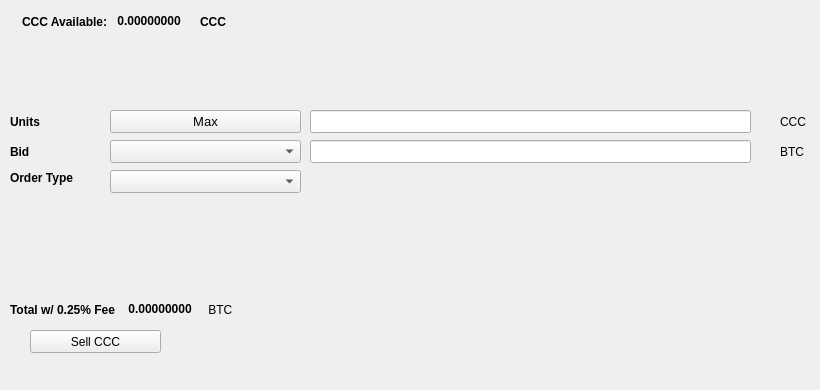
   <widget class="QWidget" name="SellTab">
    <attribute name="title">
     <string>Sell</string>
    </attribute>
    <widget class="QLabel" name="label_16">
     <property name="geometry">
      <rect>
       <x>780</x>
       <y>140</y>
       <width>31</width>
       <height>23</height>
      </rect>
     </property>
     <property name="text">
      <string>BTC</string>
     </property>
    </widget>
    <widget class="QComboBox" name="SellBidcomboBox">
     <property name="geometry">
      <rect>
       <x>110</x>
       <y>140</y>
       <width>191</width>
       <height>23</height>
      </rect>
     </property>
     <property name="font">
      <font>
       <pointsize>10</pointsize>
      </font>
     </property>
    </widget>
    <widget class="QLabel" name="label_18">
     <property name="geometry">
      <rect>
       <x>10</x>
       <y>110</y>
       <width>46</width>
       <height>23</height>
      </rect>
     </property>
     <property name="font">
      <font>
       <weight>75</weight>
       <bold>true</bold>
      </font>
     </property>
     <property name="text">
      <string>Units</string>
     </property>
    </widget>
    <widget class="QPushButton" name="Sell_Max_Amount">
     <property name="geometry">
      <rect>
       <x>110</x>
       <y>110</y>
       <width>191</width>
       <height>23</height>
      </rect>
     </property>
     <property name="font">
      <font>
       <pointsize>10</pointsize>
      </font>
     </property>
     <property name="text">
      <string>Max</string>
     </property>
    </widget>
    <widget class="QLabel" name="label_20">
     <property name="geometry">
      <rect>
       <x>10</x>
       <y>170</y>
       <width>91</width>
       <height>16</height>
      </rect>
     </property>
     <property name="font">
      <font>
       <weight>75</weight>
       <bold>true</bold>
      </font>
     </property>
     <property name="text">
      <string>Order Type</string>
     </property>
    </widget>
    <widget class="QComboBox" name="SellOrdertypeCombo">
     <property name="geometry">
      <rect>
       <x>110</x>
       <y>170</y>
       <width>191</width>
       <height>23</height>
      </rect>
     </property>
     <property name="font">
      <font>
       <pointsize>10</pointsize>
      </font>
     </property>
    </widget>
    <widget class="QLabel" name="label_21">
     <property name="geometry">
      <rect>
       <x>10</x>
       <y>140</y>
       <width>46</width>
       <height>23</height>
      </rect>
     </property>
     <property name="font">
      <font>
       <weight>75</weight>
       <bold>true</bold>
      </font>
     </property>
     <property name="text">
      <string>Bid</string>
     </property>
    </widget>
    <widget class="QLabel" name="label_22">
     <property name="geometry">
      <rect>
       <x>780</x>
       <y>110</y>
       <width>31</width>
       <height>23</height>
      </rect>
     </property>
     <property name="text">
      <string>CCC</string>
     </property>
    </widget>
    <widget class="QLineEdit" name="UnitsInputCCC">
     <property name="geometry">
      <rect>
       <x>310</x>
       <y>110</y>
       <width>441</width>
       <height>23</height>
      </rect>
     </property>
     <property name="font">
      <font>
       <pointsize>9</pointsize>
       <weight>75</weight>
       <bold>true</bold>
      </font>
     </property>
    </widget>
    <widget class="QLineEdit" name="SellBidPriceEdit">
     <property name="geometry">
      <rect>
       <x>310</x>
       <y>140</y>
       <width>441</width>
       <height>23</height>
      </rect>
     </property>
     <property name="font">
      <font>
       <pointsize>9</pointsize>
       <weight>75</weight>
       <bold>true</bold>
      </font>
     </property>
    </widget>
    <widget class="QPushButton" name="SellCCCBTN">
     <property name="geometry">
      <rect>
       <x>30</x>
       <y>330</y>
       <width>131</width>
       <height>23</height>
      </rect>
     </property>
     <property name="text">
      <string>Sell CCC</string>
     </property>
     <property name="icon">
      <iconset resource="../clonecoin">
       <normaloff>:/icons/bitcoin</normaloff>:/icons/bitcoin</iconset>
     </property>
    </widget>
    <widget class="QWidget" name="layoutWidget3">
     <property name="geometry">
      <rect>
       <x>22</x>
       <y>12</y>
       <width>258</width>
       <height>19</height>
      </rect>
     </property>
     <layout class="QHBoxLayout" name="horizontalLayout">
      <item>
       <widget class="QLabel" name="label232_2">
        <property name="font">
         <font>
          <weight>75</weight>
          <bold>true</bold>
         </font>
        </property>
        <property name="text">
         <string>CCC Available:</string>
        </property>
       </widget>
      </item>
      <item>
       <widget class="QLabel" name="CCCAvailableLabel">
        <property name="palette">
         <palette>
          <active>
           <colorrole role="WindowText">
            <brush brushstyle="SolidPattern">
             <color alpha="255">
              <red>0</red>
              <green>0</green>
              <blue>0</blue>
             </color>
            </brush>
           </colorrole>
           <colorrole role="Button">
            <brush brushstyle="SolidPattern">
             <color alpha="255">
              <red>0</red>
              <green>170</green>
              <blue>0</blue>
             </color>
            </brush>
           </colorrole>
           <colorrole role="Light">
            <brush brushstyle="SolidPattern">
             <color alpha="255">
              <red>0</red>
              <green>255</green>
              <blue>0</blue>
             </color>
            </brush>
           </colorrole>
           <colorrole role="Midlight">
            <brush brushstyle="SolidPattern">
             <color alpha="255">
              <red>0</red>
              <green>212</green>
              <blue>0</blue>
             </color>
            </brush>
           </colorrole>
           <colorrole role="Dark">
            <brush brushstyle="SolidPattern">
             <color alpha="255">
              <red>0</red>
              <green>85</green>
              <blue>0</blue>
             </color>
            </brush>
           </colorrole>
           <colorrole role="Mid">
            <brush brushstyle="SolidPattern">
             <color alpha="255">
              <red>0</red>
              <green>113</green>
              <blue>0</blue>
             </color>
            </brush>
           </colorrole>
           <colorrole role="Text">
            <brush brushstyle="SolidPattern">
             <color alpha="255">
              <red>0</red>
              <green>170</green>
              <blue>0</blue>
             </color>
            </brush>
           </colorrole>
           <colorrole role="BrightText">
            <brush brushstyle="SolidPattern">
             <color alpha="255">
              <red>255</red>
              <green>255</green>
              <blue>255</blue>
             </color>
            </brush>
           </colorrole>
           <colorrole role="ButtonText">
            <brush brushstyle="SolidPattern">
             <color alpha="255">
              <red>0</red>
              <green>0</green>
              <blue>0</blue>
             </color>
            </brush>
           </colorrole>
           <colorrole role="Base">
            <brush brushstyle="SolidPattern">
             <color alpha="255">
              <red>255</red>
              <green>255</green>
              <blue>255</blue>
             </color>
            </brush>
           </colorrole>
           <colorrole role="Window">
            <brush brushstyle="SolidPattern">
             <color alpha="255">
              <red>0</red>
              <green>170</green>
              <blue>0</blue>
             </color>
            </brush>
           </colorrole>
           <colorrole role="Shadow">
            <brush brushstyle="SolidPattern">
             <color alpha="255">
              <red>0</red>
              <green>0</green>
              <blue>0</blue>
             </color>
            </brush>
           </colorrole>
           <colorrole role="AlternateBase">
            <brush brushstyle="SolidPattern">
             <color alpha="255">
              <red>127</red>
              <green>212</green>
              <blue>127</blue>
             </color>
            </brush>
           </colorrole>
           <colorrole role="ToolTipBase">
            <brush brushstyle="SolidPattern">
             <color alpha="255">
              <red>255</red>
              <green>255</green>
              <blue>220</blue>
             </color>
            </brush>
           </colorrole>
           <colorrole role="ToolTipText">
            <brush brushstyle="SolidPattern">
             <color alpha="255">
              <red>0</red>
              <green>0</green>
              <blue>0</blue>
             </color>
            </brush>
           </colorrole>
          </active>
          <inactive>
           <colorrole role="WindowText">
            <brush brushstyle="SolidPattern">
             <color alpha="255">
              <red>0</red>
              <green>0</green>
              <blue>0</blue>
             </color>
            </brush>
           </colorrole>
           <colorrole role="Button">
            <brush brushstyle="SolidPattern">
             <color alpha="255">
              <red>0</red>
              <green>170</green>
              <blue>0</blue>
             </color>
            </brush>
           </colorrole>
           <colorrole role="Light">
            <brush brushstyle="SolidPattern">
             <color alpha="255">
              <red>0</red>
              <green>255</green>
              <blue>0</blue>
             </color>
            </brush>
           </colorrole>
           <colorrole role="Midlight">
            <brush brushstyle="SolidPattern">
             <color alpha="255">
              <red>0</red>
              <green>212</green>
              <blue>0</blue>
             </color>
            </brush>
           </colorrole>
           <colorrole role="Dark">
            <brush brushstyle="SolidPattern">
             <color alpha="255">
              <red>0</red>
              <green>85</green>
              <blue>0</blue>
             </color>
            </brush>
           </colorrole>
           <colorrole role="Mid">
            <brush brushstyle="SolidPattern">
             <color alpha="255">
              <red>0</red>
              <green>113</green>
              <blue>0</blue>
             </color>
            </brush>
           </colorrole>
           <colorrole role="Text">
            <brush brushstyle="SolidPattern">
             <color alpha="255">
              <red>0</red>
              <green>170</green>
              <blue>0</blue>
             </color>
            </brush>
           </colorrole>
           <colorrole role="BrightText">
            <brush brushstyle="SolidPattern">
             <color alpha="255">
              <red>255</red>
              <green>255</green>
              <blue>255</blue>
             </color>
            </brush>
           </colorrole>
           <colorrole role="ButtonText">
            <brush brushstyle="SolidPattern">
             <color alpha="255">
              <red>0</red>
              <green>0</green>
              <blue>0</blue>
             </color>
            </brush>
           </colorrole>
           <colorrole role="Base">
            <brush brushstyle="SolidPattern">
             <color alpha="255">
              <red>255</red>
              <green>255</green>
              <blue>255</blue>
             </color>
            </brush>
           </colorrole>
           <colorrole role="Window">
            <brush brushstyle="SolidPattern">
             <color alpha="255">
              <red>0</red>
              <green>170</green>
              <blue>0</blue>
             </color>
            </brush>
           </colorrole>
           <colorrole role="Shadow">
            <brush brushstyle="SolidPattern">
             <color alpha="255">
              <red>0</red>
              <green>0</green>
              <blue>0</blue>
             </color>
            </brush>
           </colorrole>
           <colorrole role="AlternateBase">
            <brush brushstyle="SolidPattern">
             <color alpha="255">
              <red>127</red>
              <green>212</green>
              <blue>127</blue>
             </color>
            </brush>
           </colorrole>
           <colorrole role="ToolTipBase">
            <brush brushstyle="SolidPattern">
             <color alpha="255">
              <red>255</red>
              <green>255</green>
              <blue>220</blue>
             </color>
            </brush>
           </colorrole>
           <colorrole role="ToolTipText">
            <brush brushstyle="SolidPattern">
             <color alpha="255">
              <red>0</red>
              <green>0</green>
              <blue>0</blue>
             </color>
            </brush>
           </colorrole>
          </inactive>
          <disabled>
           <colorrole role="WindowText">
            <brush brushstyle="SolidPattern">
             <color alpha="255">
              <red>0</red>
              <green>85</green>
              <blue>0</blue>
             </color>
            </brush>
           </colorrole>
           <colorrole role="Button">
            <brush brushstyle="SolidPattern">
             <color alpha="255">
              <red>0</red>
              <green>170</green>
              <blue>0</blue>
             </color>
            </brush>
           </colorrole>
           <colorrole role="Light">
            <brush brushstyle="SolidPattern">
             <color alpha="255">
              <red>0</red>
              <green>255</green>
              <blue>0</blue>
             </color>
            </brush>
           </colorrole>
           <colorrole role="Midlight">
            <brush brushstyle="SolidPattern">
             <color alpha="255">
              <red>0</red>
              <green>212</green>
              <blue>0</blue>
             </color>
            </brush>
           </colorrole>
           <colorrole role="Dark">
            <brush brushstyle="SolidPattern">
             <color alpha="255">
              <red>0</red>
              <green>85</green>
              <blue>0</blue>
             </color>
            </brush>
           </colorrole>
           <colorrole role="Mid">
            <brush brushstyle="SolidPattern">
             <color alpha="255">
              <red>0</red>
              <green>113</green>
              <blue>0</blue>
             </color>
            </brush>
           </colorrole>
           <colorrole role="Text">
            <brush brushstyle="SolidPattern">
             <color alpha="255">
              <red>0</red>
              <green>85</green>
              <blue>0</blue>
             </color>
            </brush>
           </colorrole>
           <colorrole role="BrightText">
            <brush brushstyle="SolidPattern">
             <color alpha="255">
              <red>255</red>
              <green>255</green>
              <blue>255</blue>
             </color>
            </brush>
           </colorrole>
           <colorrole role="ButtonText">
            <brush brushstyle="SolidPattern">
             <color alpha="255">
              <red>0</red>
              <green>85</green>
              <blue>0</blue>
             </color>
            </brush>
           </colorrole>
           <colorrole role="Base">
            <brush brushstyle="SolidPattern">
             <color alpha="255">
              <red>0</red>
              <green>170</green>
              <blue>0</blue>
             </color>
            </brush>
           </colorrole>
           <colorrole role="Window">
            <brush brushstyle="SolidPattern">
             <color alpha="255">
              <red>0</red>
              <green>170</green>
              <blue>0</blue>
             </color>
            </brush>
           </colorrole>
           <colorrole role="Shadow">
            <brush brushstyle="SolidPattern">
             <color alpha="255">
              <red>0</red>
              <green>0</green>
              <blue>0</blue>
             </color>
            </brush>
           </colorrole>
           <colorrole role="AlternateBase">
            <brush brushstyle="SolidPattern">
             <color alpha="255">
              <red>0</red>
              <green>170</green>
              <blue>0</blue>
             </color>
            </brush>
           </colorrole>
           <colorrole role="ToolTipBase">
            <brush brushstyle="SolidPattern">
             <color alpha="255">
              <red>255</red>
              <green>255</green>
              <blue>220</blue>
             </color>
            </brush>
           </colorrole>
           <colorrole role="ToolTipText">
            <brush brushstyle="SolidPattern">
             <color alpha="255">
              <red>0</red>
              <green>0</green>
              <blue>0</blue>
             </color>
            </brush>
           </colorrole>
          </disabled>
         </palette>
        </property>
        <property name="font">
         <font>
          <weight>75</weight>
          <bold>true</bold>
         </font>
        </property>
        <property name="text">
         <string> 0.00000000 </string>
        </property>
        <property name="textInteractionFlags">
         <set>Qt::LinksAccessibleByMouse|Qt::TextSelectableByKeyboard|Qt::TextSelectableByMouse</set>
        </property>
       </widget>
      </item>
      <item>
       <widget class="QLabel" name="labelCCC">
        <property name="font">
         <font>
          <weight>75</weight>
          <bold>true</bold>
         </font>
        </property>
        <property name="text">
         <string>CCC</string>
        </property>
       </widget>
      </item>
     </layout>
    </widget>
    <widget class="QWidget" name="layoutWidget">
     <property name="geometry">
      <rect>
       <x>10</x>
       <y>300</y>
       <width>268</width>
       <height>19</height>
      </rect>
     </property>
     <layout class="QHBoxLayout" name="horizontalLayout_2">
      <item>
       <widget class="QLabel" name="label_19">
        <property name="font">
         <font>
          <weight>75</weight>
          <bold>true</bold>
         </font>
        </property>
        <property name="text">
         <string>Total w/ 0.25% Fee </string>
        </property>
       </widget>
      </item>
      <item>
       <widget class="QLabel" name="SellCostLabel">
        <property name="palette">
         <palette>
          <active>
           <colorrole role="WindowText">
            <brush brushstyle="SolidPattern">
             <color alpha="255">
              <red>0</red>
              <green>0</green>
              <blue>0</blue>
             </color>
            </brush>
           </colorrole>
           <colorrole role="Button">
            <brush brushstyle="SolidPattern">
             <color alpha="255">
              <red>0</red>
              <green>170</green>
              <blue>0</blue>
             </color>
            </brush>
           </colorrole>
           <colorrole role="Light">
            <brush brushstyle="SolidPattern">
             <color alpha="255">
              <red>0</red>
              <green>255</green>
              <blue>0</blue>
             </color>
            </brush>
           </colorrole>
           <colorrole role="Midlight">
            <brush brushstyle="SolidPattern">
             <color alpha="255">
              <red>0</red>
              <green>212</green>
              <blue>0</blue>
             </color>
            </brush>
           </colorrole>
           <colorrole role="Dark">
            <brush brushstyle="SolidPattern">
             <color alpha="255">
              <red>0</red>
              <green>85</green>
              <blue>0</blue>
             </color>
            </brush>
           </colorrole>
           <colorrole role="Mid">
            <brush brushstyle="SolidPattern">
             <color alpha="255">
              <red>0</red>
              <green>113</green>
              <blue>0</blue>
             </color>
            </brush>
           </colorrole>
           <colorrole role="Text">
            <brush brushstyle="SolidPattern">
             <color alpha="255">
              <red>0</red>
              <green>170</green>
              <blue>0</blue>
             </color>
            </brush>
           </colorrole>
           <colorrole role="BrightText">
            <brush brushstyle="SolidPattern">
             <color alpha="255">
              <red>255</red>
              <green>255</green>
              <blue>255</blue>
             </color>
            </brush>
           </colorrole>
           <colorrole role="ButtonText">
            <brush brushstyle="SolidPattern">
             <color alpha="255">
              <red>0</red>
              <green>0</green>
              <blue>0</blue>
             </color>
            </brush>
           </colorrole>
           <colorrole role="Base">
            <brush brushstyle="SolidPattern">
             <color alpha="255">
              <red>255</red>
              <green>255</green>
              <blue>255</blue>
             </color>
            </brush>
           </colorrole>
           <colorrole role="Window">
            <brush brushstyle="SolidPattern">
             <color alpha="255">
              <red>0</red>
              <green>170</green>
              <blue>0</blue>
             </color>
            </brush>
           </colorrole>
           <colorrole role="Shadow">
            <brush brushstyle="SolidPattern">
             <color alpha="255">
              <red>0</red>
              <green>0</green>
              <blue>0</blue>
             </color>
            </brush>
           </colorrole>
           <colorrole role="AlternateBase">
            <brush brushstyle="SolidPattern">
             <color alpha="255">
              <red>127</red>
              <green>212</green>
              <blue>127</blue>
             </color>
            </brush>
           </colorrole>
           <colorrole role="ToolTipBase">
            <brush brushstyle="SolidPattern">
             <color alpha="255">
              <red>255</red>
              <green>255</green>
              <blue>220</blue>
             </color>
            </brush>
           </colorrole>
           <colorrole role="ToolTipText">
            <brush brushstyle="SolidPattern">
             <color alpha="255">
              <red>0</red>
              <green>0</green>
              <blue>0</blue>
             </color>
            </brush>
           </colorrole>
          </active>
          <inactive>
           <colorrole role="WindowText">
            <brush brushstyle="SolidPattern">
             <color alpha="255">
              <red>0</red>
              <green>0</green>
              <blue>0</blue>
             </color>
            </brush>
           </colorrole>
           <colorrole role="Button">
            <brush brushstyle="SolidPattern">
             <color alpha="255">
              <red>0</red>
              <green>170</green>
              <blue>0</blue>
             </color>
            </brush>
           </colorrole>
           <colorrole role="Light">
            <brush brushstyle="SolidPattern">
             <color alpha="255">
              <red>0</red>
              <green>255</green>
              <blue>0</blue>
             </color>
            </brush>
           </colorrole>
           <colorrole role="Midlight">
            <brush brushstyle="SolidPattern">
             <color alpha="255">
              <red>0</red>
              <green>212</green>
              <blue>0</blue>
             </color>
            </brush>
           </colorrole>
           <colorrole role="Dark">
            <brush brushstyle="SolidPattern">
             <color alpha="255">
              <red>0</red>
              <green>85</green>
              <blue>0</blue>
             </color>
            </brush>
           </colorrole>
           <colorrole role="Mid">
            <brush brushstyle="SolidPattern">
             <color alpha="255">
              <red>0</red>
              <green>113</green>
              <blue>0</blue>
             </color>
            </brush>
           </colorrole>
           <colorrole role="Text">
            <brush brushstyle="SolidPattern">
             <color alpha="255">
              <red>0</red>
              <green>170</green>
              <blue>0</blue>
             </color>
            </brush>
           </colorrole>
           <colorrole role="BrightText">
            <brush brushstyle="SolidPattern">
             <color alpha="255">
              <red>255</red>
              <green>255</green>
              <blue>255</blue>
             </color>
            </brush>
           </colorrole>
           <colorrole role="ButtonText">
            <brush brushstyle="SolidPattern">
             <color alpha="255">
              <red>0</red>
              <green>0</green>
              <blue>0</blue>
             </color>
            </brush>
           </colorrole>
           <colorrole role="Base">
            <brush brushstyle="SolidPattern">
             <color alpha="255">
              <red>255</red>
              <green>255</green>
              <blue>255</blue>
             </color>
            </brush>
           </colorrole>
           <colorrole role="Window">
            <brush brushstyle="SolidPattern">
             <color alpha="255">
              <red>0</red>
              <green>170</green>
              <blue>0</blue>
             </color>
            </brush>
           </colorrole>
           <colorrole role="Shadow">
            <brush brushstyle="SolidPattern">
             <color alpha="255">
              <red>0</red>
              <green>0</green>
              <blue>0</blue>
             </color>
            </brush>
           </colorrole>
           <colorrole role="AlternateBase">
            <brush brushstyle="SolidPattern">
             <color alpha="255">
              <red>127</red>
              <green>212</green>
              <blue>127</blue>
             </color>
            </brush>
           </colorrole>
           <colorrole role="ToolTipBase">
            <brush brushstyle="SolidPattern">
             <color alpha="255">
              <red>255</red>
              <green>255</green>
              <blue>220</blue>
             </color>
            </brush>
           </colorrole>
           <colorrole role="ToolTipText">
            <brush brushstyle="SolidPattern">
             <color alpha="255">
              <red>0</red>
              <green>0</green>
              <blue>0</blue>
             </color>
            </brush>
           </colorrole>
          </inactive>
          <disabled>
           <colorrole role="WindowText">
            <brush brushstyle="SolidPattern">
             <color alpha="255">
              <red>0</red>
              <green>85</green>
              <blue>0</blue>
             </color>
            </brush>
           </colorrole>
           <colorrole role="Button">
            <brush brushstyle="SolidPattern">
             <color alpha="255">
              <red>0</red>
              <green>170</green>
              <blue>0</blue>
             </color>
            </brush>
           </colorrole>
           <colorrole role="Light">
            <brush brushstyle="SolidPattern">
             <color alpha="255">
              <red>0</red>
              <green>255</green>
              <blue>0</blue>
             </color>
            </brush>
           </colorrole>
           <colorrole role="Midlight">
            <brush brushstyle="SolidPattern">
             <color alpha="255">
              <red>0</red>
              <green>212</green>
              <blue>0</blue>
             </color>
            </brush>
           </colorrole>
           <colorrole role="Dark">
            <brush brushstyle="SolidPattern">
             <color alpha="255">
              <red>0</red>
              <green>85</green>
              <blue>0</blue>
             </color>
            </brush>
           </colorrole>
           <colorrole role="Mid">
            <brush brushstyle="SolidPattern">
             <color alpha="255">
              <red>0</red>
              <green>113</green>
              <blue>0</blue>
             </color>
            </brush>
           </colorrole>
           <colorrole role="Text">
            <brush brushstyle="SolidPattern">
             <color alpha="255">
              <red>0</red>
              <green>85</green>
              <blue>0</blue>
             </color>
            </brush>
           </colorrole>
           <colorrole role="BrightText">
            <brush brushstyle="SolidPattern">
             <color alpha="255">
              <red>255</red>
              <green>255</green>
              <blue>255</blue>
             </color>
            </brush>
           </colorrole>
           <colorrole role="ButtonText">
            <brush brushstyle="SolidPattern">
             <color alpha="255">
              <red>0</red>
              <green>85</green>
              <blue>0</blue>
             </color>
            </brush>
           </colorrole>
           <colorrole role="Base">
            <brush brushstyle="SolidPattern">
             <color alpha="255">
              <red>0</red>
              <green>170</green>
              <blue>0</blue>
             </color>
            </brush>
           </colorrole>
           <colorrole role="Window">
            <brush brushstyle="SolidPattern">
             <color alpha="255">
              <red>0</red>
              <green>170</green>
              <blue>0</blue>
             </color>
            </brush>
           </colorrole>
           <colorrole role="Shadow">
            <brush brushstyle="SolidPattern">
             <color alpha="255">
              <red>0</red>
              <green>0</green>
              <blue>0</blue>
             </color>
            </brush>
           </colorrole>
           <colorrole role="AlternateBase">
            <brush brushstyle="SolidPattern">
             <color alpha="255">
              <red>0</red>
              <green>170</green>
              <blue>0</blue>
             </color>
            </brush>
           </colorrole>
           <colorrole role="ToolTipBase">
            <brush brushstyle="SolidPattern">
             <color alpha="255">
              <red>255</red>
              <green>255</green>
              <blue>220</blue>
             </color>
            </brush>
           </colorrole>
           <colorrole role="ToolTipText">
            <brush brushstyle="SolidPattern">
             <color alpha="255">
              <red>0</red>
              <green>0</green>
              <blue>0</blue>
             </color>
            </brush>
           </colorrole>
          </disabled>
         </palette>
        </property>
        <property name="font">
         <font>
          <weight>75</weight>
          <bold>true</bold>
         </font>
        </property>
        <property name="autoFillBackground">
         <bool>false</bool>
        </property>
        <property name="text">
         <string> 0.00000000</string>
        </property>
        <property name="textInteractionFlags">
         <set>Qt::LinksAccessibleByMouse|Qt::TextSelectableByMouse</set>
        </property>
       </widget>
      </item>
      <item>
       <widget class="QLabel" name="label_17">
        <property name="font">
         <font>
          <weight>50</weight>
          <bold>false</bold>
         </font>
        </property>
        <property name="text">
         <string> BTC</string>
        </property>
       </widget>
      </item>
     </layout>
    </widget>
    <widget class="QLabel" name="label_23">
     <property name="geometry">
      <rect>
       <x>460</x>
       <y>300</y>
       <width>281</width>
       <height>81</height>
      </rect>
     </property>
     <property name="text">
      <string/>
     </property>
     <property name="pixmap">
      <pixmap>:/images/bittrex</pixmap>
     </property>
    </widget>
   </widget>
